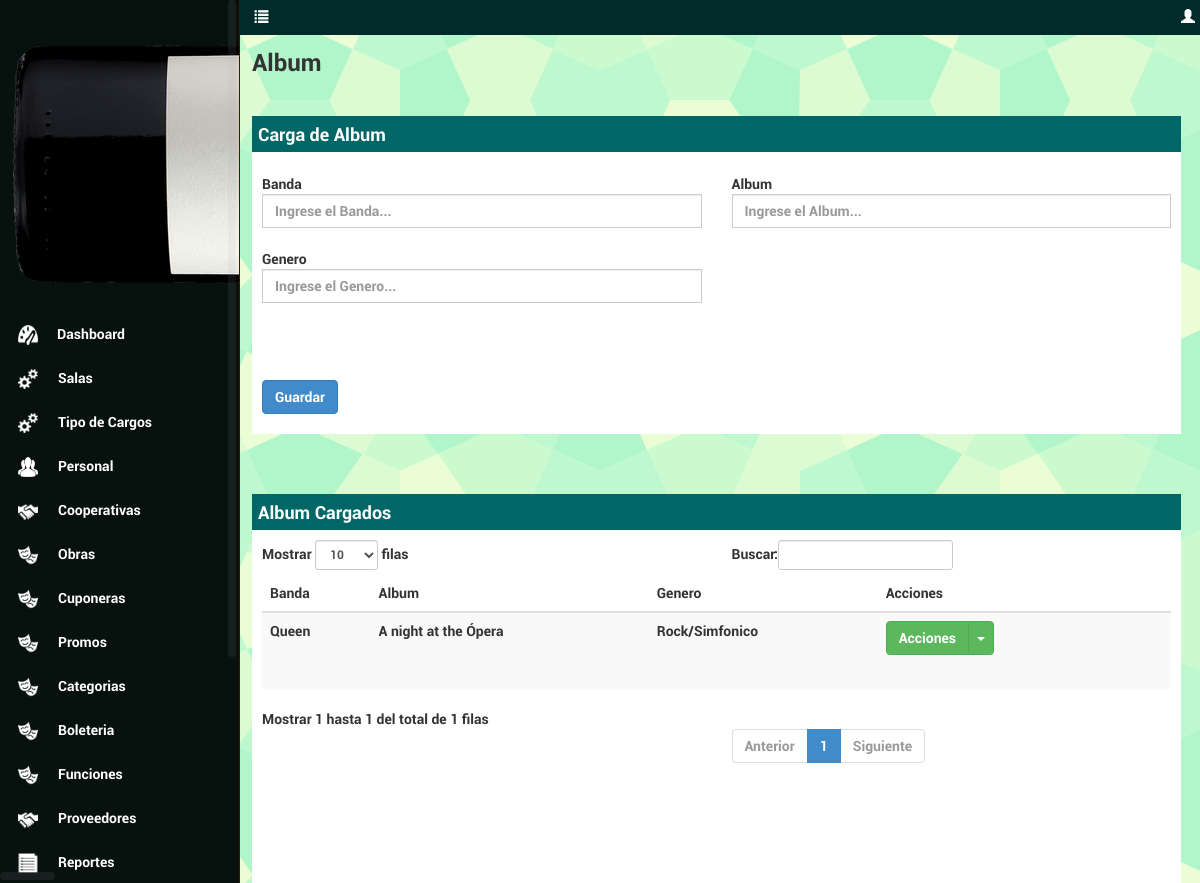
The page /trunk/dashboard/album/index.php (signed in) on the database its author committed.
### tables this page shows
CREATE TABLE IF NOT EXISTS `predio_menu` (
  `idmenu` int(11) NOT NULL AUTO_INCREMENT,
  `url` varchar(45) NOT NULL,
  `icono` varchar(45) DEFAULT NULL,
  `nombre` varchar(45) NOT NULL,
  `Orden` smallint(6) DEFAULT NULL,
  `hover` varchar(45) DEFAULT NULL,
  `permiso` varchar(50) DEFAULT NULL,
  PRIMARY KEY (`idmenu`)
);

CREATE TABLE IF NOT EXISTS `tbalbum` (
  `idalbum` int(11) NOT NULL AUTO_INCREMENT,
  `banda` varchar(140) NOT NULL DEFAULT '0',
  `album` varchar(140) NOT NULL DEFAULT '0',
  `genero` varchar(140) DEFAULT '0',
  PRIMARY KEY (`idalbum`)
);

### trunk/includes/appconfig.php (called while the page is built, shortened)
<?php
class appconfig {
function conexion() {
		$hostname = "localhost";
		$database = "u235498999_teatr";
		$username = "u235498999_teatr";
		$password = "rhcp7575";
		$conexion = array("hostname" => $hostname,
						  "database" => $database,
						  "username" => $username,
						  "password" => $password);
		return $conexion;
}
}
?>

### trunk/includes/funcionesReferencias.php (called while the page is built, shortened)
<?php
class ServiciosReferencias {
function traerAlbum() {
$sql = "select
a.idalbum,
a.banda,
a.album,
a.genero
from tbalbum a
order by 1";
$res = $this->query($sql,0);
return $res;
}
function query($sql,$accion) {
		require_once 'appconfig.php';
		$appconfig	= new appconfig();
		$datos		= $appconfig->conexion();
		$hostname	= $datos['hostname'];
		$username	= $datos['username'];
		$password	= $datos['password'];
		$conex = mysql_connect($hostname,$username,$password) or die ("no se puede conectar".mysql_error());
		        $error = 0;
		$result=mysql_query($sql,$conex);
		if($error==1){
			mysql_query("ROLLBACK");
			return false;
		}
		 else{
			return $result;
		}
	}
}
?>

### trunk/includes/funcionesHTML.php (the view, shortened to what this page needs)
<?php
class ServiciosHTML {
function menu($usuario,$titulo,$rol,$empresa) {
	$sql = "select idmenu,url,icono, nombre, permiso from predio_menu where permiso like '%".$rol."%' order by orden";
	$res = $this->query($sql,0);
	$cadmenu = "";
	$js = "<script>
		$(document).ready(function(){
			$('#colapsarMenu').click(function() {
			if ($('#colapsarMenu').attr('class') == 'glyphicon glyphicon-list') {
			$('#content').css( { marginLeft : '1%' } );
			$('#navigation').hide();
			$('#colapsarMenu').removeClass('glyphicon glyphicon-list');
			$('#colapsarMenu').addClass('glyphicon glyphicon-align-justify');
			} else {
			$('#content').css( { marginLeft : '21%' } );
			$('#navigation').show();
			$('#colapsarMenu').removeClass('glyphicon glyphicon-align-justify');
			$('#colapsarMenu').addClass('glyphicon glyphicon-list');
			}
			});
		});
		</script>";
	while ($row = mysql_fetch_array($res)) {
		if (strpos($row['permiso'],$rol) !== false) {
			if ($row['idmenu'] == 1) {
				$cadmenu = $cadmenu.'<li class="arriba"><div class="'.$row['icono'].'"></div><a href="'.$row['url'].'">'.$row['nombre'].'</a></li>';
			} else {
				$cadmenu = $cadmenu.'<li><div class="'.$row['icono'].'"></div><a href="'.$row['url'].'">'.$row['nombre'].'</a></li>';
			}
		}
	}
	$menu = '
		<div style="background-color:#012A2A; position:absolute; top:0;left:0; height:35px; width:100%; color:#FFF; padding-top:7px;">
			<ul class="list-inline" style="margin-left:12px;">
				<li style="margin-left:20%;"><span class="glyphicon glyphicon-list" id="colapsarMenu" style="cursor:pointer;"> </span></li>
				<li class="navbar-right"><span class="glyphicon glyphicon-user"></span> '.$usuario.'</li>
			</ul>
		</div>
		<div style="height:30px;">
		</div>
		<div id="navigation" >
			<div align="center">
			<img src="../imagenes/dash_logo.png"/ style="padding-bottom:5%;">
			</div>
				<nav class="nav">
					<ul>
						'.utf8_encode($cadmenu).'
					</ul>
				</nav>
			 </div>
		</div>
		'.$js;
	return $menu;
}
function query($sql,$accion) {
		require_once 'appconfig.php';
		$appconfig	= new appconfig();
		$datos		= $appconfig->conexion();
		$hostname	= $datos['hostname'];
		$database	= $datos['database'];
		$username	= $datos['username'];
		$password	= $datos['password'];
		$conex = mysql_connect($hostname,$username,$password) or die ("no se puede conectar".mysql_error());
		$result = mysql_query($sql,$conex);
		return $result;
	}
}
?>

### trunk/includes/funciones.php (shortened to what this page needs)
<?php
class Servicios {
	function camposTablaView($cabeceras,$datos,$cantidad) {
		$cadView = '';
		$cadRows = '';
		switch ($cantidad) {
			default:
				$classMod = 'varmodificar';
				$classEli = 'varborrar';
				$idresultados = "resultados";
		}
			while ($row = mysql_fetch_array($datos)) {
				$cadsubRows = '';
				$cadRows = $cadRows.'
						<tr class="'.$row[0].'">
								';
				for ($i=1;$i<=$cantidad;$i++) {
					$cadsubRows = $cadsubRows.'<td><div style="height:60px;overflow:auto;">'.$row[$i].'</div></td>';
				}
				if ($classMod != '') {
					$cadRows = $cadRows.'
									'.$cadsubRows.'
									<td>
										<div class="btn-group">
											<button class="btn btn-success" type="button">Acciones</button>
											<button class="btn btn-success dropdown-toggle" data-toggle="dropdown" type="button">
											<span class="caret"></span>
											<span class="sr-only">Toggle Dropdown</span>
											</button>
											<ul class="dropdown-menu" role="menu">
												<li>
												<a href="javascript:void(0)" class="'.$classMod.'" id="'.$row[0].'"><span class="glyphicon glyphicon-pencil"></span> Modificar</a>
												</li>';
					$cadRows = $cadRows.'		<li>
												<a href="javascript:void(0)" class="'.$classEli.'" id="'.$row[0].'"><span class="glyphicon glyphicon-remove"></span> Borrar</a>
												</li>
											</ul>
										</div>
									</td>
								</tr>
					';
				}
			}
			$cadView = $cadView.'
				<table class="table table-striped table-responsive" id="example">
					<thead>
						<tr>
							'.$cabeceras.'
							<th>Acciones</th>
						</tr>
					</thead>
					<tbody id="'.$idresultados.'">
						'.($cadRows).'
					</tbody>
				</table>
				<div style="margin-bottom:85px; margin-right:60px;"></div>
			';
		return $cadView;
	}
	function camposTabla($accion,$tabla,$lblcambio,$lblreemplazo,$refdescripcion,$refCampo) {
		$sql	=	"show columns from ".$tabla;
		$res 	=	$this->query($sql,0);
		$ocultar = array("fechacrea","fechacreacion","fechamodi","usuacrea","usuamodi","tipoimagen","utilidad","refviejo");
		$geoposicionamiento = array("latitud","longitud");
		$camposEscondido = "";
		if ($res == false) {
			return 'Error al traer datos';
		} else {
			$form	=	'';
			while ($row = mysql_fetch_array($res)) {
				$label = $row[0];
				if (in_array($row[0],$ocultar)) {
					$lblOculta = "none";
				} else {
					$lblOculta = "block";
				}
				if ($row[3] != 'PRI') {
					if (strpos($row[1],"decimal") !== false) {
						if (in_array($row[0],$geoposicionamiento)) {
							$form	=	$form.'
							<div class="form-group col-md-6 col-xs-6" style="display:'.$lblOculta.'">
								<label for="'.$label.'" class="control-label" style="text-align:left">'.ucwords($label).'</label>
								<div class="input-group col-md-12 col-xs-12">
									<span class="input-group-addon"><span class="glyphicon glyphicon-map-marker"></span></span>
									<input type="text" class="form-control" id="'.strtolower($row[0]).'" name="'.strtolower($row[0]).'" value="0" required>
								</div>
							</div>
							';
						} else {
							$form	=	$form.'
							<div class="form-group col-md-6 col-xs-6" style="display:'.$lblOculta.'">
								<label for="'.$label.'" class="control-label" style="text-align:left">'.ucwords($label).'</label>
								<div class="input-group col-md-12 col-xs-12">
									<span class="input-group-addon">$</span>
									<input type="text" class="form-control" id="'.strtolower($row[0]).'" name="'.strtolower($row[0]).'" value="0" required>
									<span class="input-group-addon">.00</span>
								</div>
							</div>
							';
						}
					} else {
						if ( in_array($row[0],$refCampo) ) {
							$campo = strtolower($row[0]);
							$option = $refdescripcion[array_search($row[0], $refCampo)];
							$autocompletar = array("refclientevehiculos","refordenes");
							if (in_array($campo,$autocompletar)) {
								$form	=	$form.'
								<div class="form-group col-md-6 col-xs-6" style="display:'.$lblOculta.'">
									<label for="'.$campo.'" class="control-label" style="text-align:left">'.$label.'</label>
									<div class="input-group col-md-12 col-xs-12">
										<select data-placeholder="selecione el '.$label.'..." id="'.strtolower($campo).'" name="'.strtolower($campo).'" class="chosen-select" tabindex="2">
            								<option value=""></option>
											';
								$form	=	$form.$option;
								$form	=	$form.'		</select>
									</div>
								</div>
								';
							} else {
								$form	=	$form.'
								<div class="form-group col-md-6 col-xs-6" style="display:'.$lblOculta.'">
									<label for="'.$campo.'" class="control-label" style="text-align:left">'.$label.'</label>
									<div class="input-group col-md-12 col-xs-12">
										<select class="form-control" id="'.strtolower($campo).'" name="'.strtolower($campo).'">
											';
								$form	=	$form.$option;
								$form	=	$form.'		</select>
									</div>
								</div>
								';
							}
						} else {
							if (strpos($row[1],"bit") !== false) {
								$label = ucwords($label);
								$campo = strtolower($row[0]);
								$form	=	$form.'
								<div class="form-group col-md-6 col-xs-6" style="display:'.$lblOculta.'">
									<label for="'.$campo.'" class="control-label" style="text-align:left">'.$label.'</label>
									<div class="input-group col-md-12 fontcheck col-xs-12">
										<input type="checkbox" class="form-control" id="'.$campo.'" name="'.$campo.'" style="width:50px;" required> <p>Si/No</p>
									</div>
								</div>
								';
							} else {
								if (strpos($row[1],"date") !== false) {
									$label = ucwords($label);
									$campo = strtolower($row[0]);
									if (($row[0] == "fechapago") || ($row[0] == "vigenciadesde") || ($row[0] == "vigenciahasta") || ($row[0] == "fechaalta") || ($row[0] == "fechabaja") || ($row[0] == "fechabajatentativa")) {
										$form	=	$form.'
										<div class="form-group col-md-6 col-xs-6">
											<label for="'.$campo.'" class="control-label" style="text-align:left">'.$label.'</label>
											<div class="input-group col-md-6 col-xs-12">
												<input class="form-control" type="text" value="" name="'.$campo.'" id="'.$campo.'"/>
											</div>
										</div>
										';
									} else {
										$form	=	$form.'
										<div class="form-group col-md-6 col-xs-6" style="display:'.$lblOculta.'">
											<label for="'.$campo.'" class="control-label" style="text-align:left">'.$label.'</label>
											<div class="input-group date form_date col-md-6 col-xs-6" data-date="" data-date-format="dd MM yyyy" data-link-field="'.$campo.'" data-link-format="yyyy-mm-dd">
												<input class="form-control" size="50" type="text" value="" readonly>
												<span class="input-group-addon"><span class="glyphicon glyphicon-calendar"></span></span>
											</div>
											<input type="hidden" name="'.$campo.'" id="'.$campo.'" value="" />
										</div>
										';
									}
								} else {
									if (strpos($row[1],"time") !== false) {
										$label = ucwords($label);
										$campo = strtolower($row[0]);
										$form	=	$form.'
										<div class="form-group col-md-6 col-xs-6" style="display:'.$lblOculta.'">
											<label for="'.$campo.'" class="control-label" style="text-align:left">'.$label.'</label>
											<div class="input-group bootstrap-timepicker col-md-6 col-xs-6">
												<input id="'.$campo.'" name="'.$campo.'" class="form-control">
												<span class="input-group-addon">
<span class="glyphicon glyphicon-time"></span>
</span>
											</div>
										</div>
										';
									} else {
										if ($row[1] == 'MEDIUMTEXT') {
											$label = ucwords($label);
											$campo = strtolower($row[0]);
											$form	=	$form.'
											<div class="form-group col-md-12 col-xs-12" style="display:'.$lblOculta.'">
												<label for="'.$campo.'" class="control-label" style="text-align:left">'.$label.'</label>
												<div class="input-group col-md-12 col-xs-12">
													<textarea name="'.$campo.'" id="'.$campo.'" rows="200" cols="160">
														Ingrese la noticia.
													</textarea>
												</div>
											</div>
											';
										} else {
											if ((integer)(str_replace('varchar(','',$row[1])) > 200) {
												$label = ucwords($label);
												$campo = strtolower($row[0]);
												$form	=	$form.'
												<div class="form-group col-md-6 col-xs-6" style="display:'.$lblOculta.'">
													<label for="'.$campo.'" class="control-label" style="text-align:left">'.$label.'</label>
													<div class="input-group col-md-12 col-xs-12">
														<textarea type="text" rows="10" cols="6" class="form-control" id="'.$campo.'" name="'.$campo.'" placeholder="Ingrese el '.$label.'..." required></textarea>
													</div>
												</div>
												';
												} else {
												if  (($row[0]=='imagen') || (((integer)(str_replace('varchar(','',$row[1])) == 149))) {
													$label = ucwords($label);
													$campo = strtolower($row[0]);
													$form	=	$form.'
													<div class="row" style="margin-left:25px; margin-right:25px;">
														<h4>Agregar Imagen/Archivos</h4>
															<p style=" color: #999;">Imagenes / Archivos (tamaño maximo del archivo 9 MB)</p>
															<div style="height:auto;
																	width:100%;
																	background-color:#FFF;
																	-webkit-border-radius: 13px;
																	-moz-border-radius: 13px;
																	border-radius: 13px;
																	margin-left:15px;
																	padding-left:20px;">
												<ul class="list-inline">
															<li style="margin-top:14px;">
															<div style=" height:210px; width:340px; border:2px dashed #CCC; text-align:center; overflow: auto;">
																<div class="custom-input-file">
																	<input type="file" name="'.$campo.'" id="imagen1">
																	<img src="../../imagenes/clip20.jpg">
																	<div class="files">...</div>
																</div>
																<img id="vistaPrevia1" name="vistaPrevia1" width="100" height="100"/>
															</div>
															<div style="height:14px;">
															</div>
															</li>
															</ul>
												</div>
												</div>
													';
												}else {
													$label = ucwords($label);
													$campo = strtolower($row[0]);
													$form	=	$form.'
													<div class="form-group col-md-6 col-xs-6" style="display:'.$lblOculta.'">
														<label for="'.$campo.'" class="control-label" style="text-align:left">'.$label.'</label>
														<div class="input-group col-md-12 col-xs-12">
															<input type="text" class="form-control" id="'.$campo.'" name="'.$campo.'" placeholder="Ingrese el '.$label.'..." required>
														</div>
													</div>
													';
												}
											}
										}
									}
								}
							}
						}
					}
				} else {
					$camposEscondido = $camposEscondido.'<input type="hidden" id="accion" name="accion" value="'.$accion.'"/>';
				}
			}
			$formulario = $form."<br><br>".$camposEscondido;
			return $formulario;
		}
	}
	function query($sql,$accion) {
		require_once 'appconfig.php';
		$appconfig	= new appconfig();
		$datos		= $appconfig->conexion();
		$hostname	= $datos['hostname'];
		$database	= $datos['database'];
		$username	= $datos['username'];
		$password	= $datos['password'];
		$conex = mysql_connect($hostname,$username,$password) or die ("no se puede conectar".mysql_error());
		        $error = 0;
		$result=mysql_query($sql,$conex);
		if($error==1){
			mysql_query("ROLLBACK");
			return false;
		}
		 else{
			return $result;
		}
	}
	}
?>

### rows shown on the page
predio_menu: nombre "Dashboard"
predio_menu: nombre "Salas"
predio_menu: nombre "Tipo de Cargos"
predio_menu: nombre "Personal"
predio_menu: nombre "Cooperativas"
predio_menu: nombre "Obras"
predio_menu: nombre "Cuponeras"
predio_menu: nombre "Promos"
predio_menu: nombre "Categorias"
predio_menu: nombre "Boleteria"
predio_menu: nombre "Funciones"
predio_menu: nombre "Proveedores"
predio_menu: nombre "Reportes"
tbalbum: banda "Queen A night at the Ópera Rock/Simfonico"

### other values the page prints
$plural "Album"
$label "Banda Album Genero"
